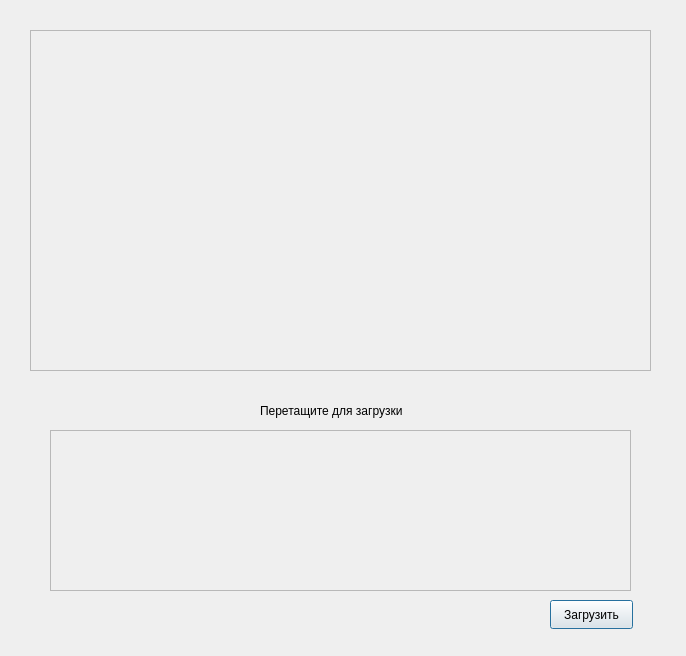
<?xml version="1.0" encoding="UTF-8"?>
<ui version="4.0">
 <class>attachments</class>
 <widget class="QDialog" name="attachments">
  <property name="geometry">
   <rect>
    <x>0</x>
    <y>0</y>
    <width>686</width>
    <height>656</height>
   </rect>
  </property>
  <property name="windowTitle">
   <string>Dialog</string>
  </property>
  <widget class="QScrollArea" name="scrollArea">
   <property name="geometry">
    <rect>
     <x>30</x>
     <y>30</y>
     <width>621</width>
     <height>341</height>
    </rect>
   </property>
   <property name="widgetResizable">
    <bool>true</bool>
   </property>
   <widget class="QWidget" name="scrollAreaWidgetContents">
    <property name="geometry">
     <rect>
      <x>0</x>
      <y>0</y>
      <width>619</width>
      <height>339</height>
     </rect>
    </property>
   </widget>
  </widget>
  <widget class="QFrame" name="frame">
   <property name="geometry">
    <rect>
     <x>50</x>
     <y>430</y>
     <width>581</width>
     <height>161</height>
    </rect>
   </property>
   <property name="frameShape">
    <enum>QFrame::StyledPanel</enum>
   </property>
   <property name="frameShadow">
    <enum>QFrame::Raised</enum>
   </property>
  </widget>
  <widget class="QPushButton" name="pushButton">
   <property name="geometry">
    <rect>
     <x>550</x>
     <y>600</y>
     <width>83</width>
     <height>29</height>
    </rect>
   </property>
   <property name="text">
    <string>Загрузить</string>
   </property>
  </widget>
  <widget class="QLabel" name="label">
   <property name="geometry">
    <rect>
     <x>260</x>
     <y>390</y>
     <width>231</width>
     <height>41</height>
    </rect>
   </property>
   <property name="text">
    <string>Перетащите для загрузки</string>
   </property>
  </widget>
 </widget>
 <resources/>
 <connections/>
</ui>
